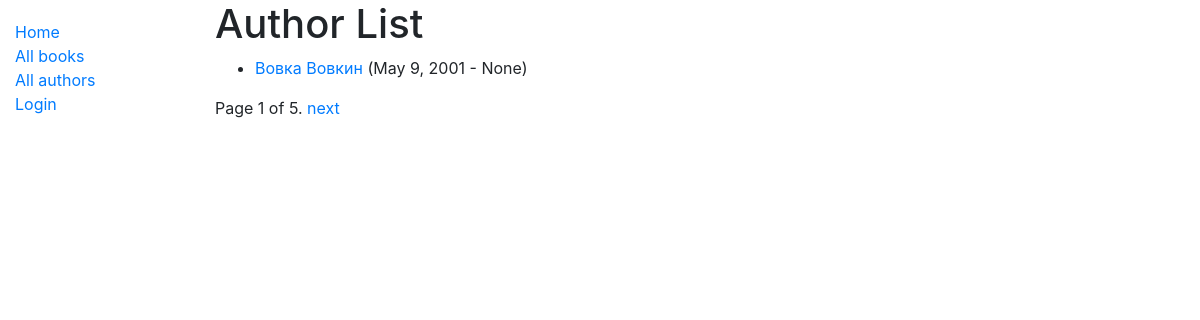
Screenshot of /catalog/authors/ with the database file from the repository.
### catalog/models.py (models this page shows)
class Author(models.Model):
    first_name = models.CharField(max_length=100)
    last_name = models.CharField(max_length=100)
    date_of_birth = models.DateField(null=True, blank=True)
    date_of_death = models.DateField(null=True, blank=True)
    def get_absolute_url(self):
        return reverse('author-detail', args=[str(self.id)])
    def __str__(self):
        return '{} {}'.format(self.first_name, self.last_name)
    class Meta:
        ordering = ['last_name']

### catalog/views.py (the view)
# urls.py: path('authors/', AuthorListView.as_view(), name='authors'),
class AuthorListView(generic.ListView):
    model = Author
    paginate_by = 1
    def get_queryset(self):
        return Author.objects.all()

### catalog/templates/catalog/author_list.html
{% extends "base_generic.html" %}
{% block content %}
<h1>Author List</h1>
{% if author_list %}
<ul>
  {% for author in author_list %}
  <li>
    <a href="{{ author.get_absolute_url }}">{{ author }}</a> ({{ author.date_of_birth }} - {{ author.date_of_death }})
  </li>
  {% endfor %}
</ul>
{% else %}
<p>There are no authors in the library.</p>
{% endif %}
{% endblock %}

### rows the page displays
Author: first_name+last_name "Вовка Вовкин", date_of_birth "May 9, 2001", date_of_death "None"

### other values shown
{{ page_obj.number }} "1"
{{ page_obj.paginator.num_pages }} "5"
